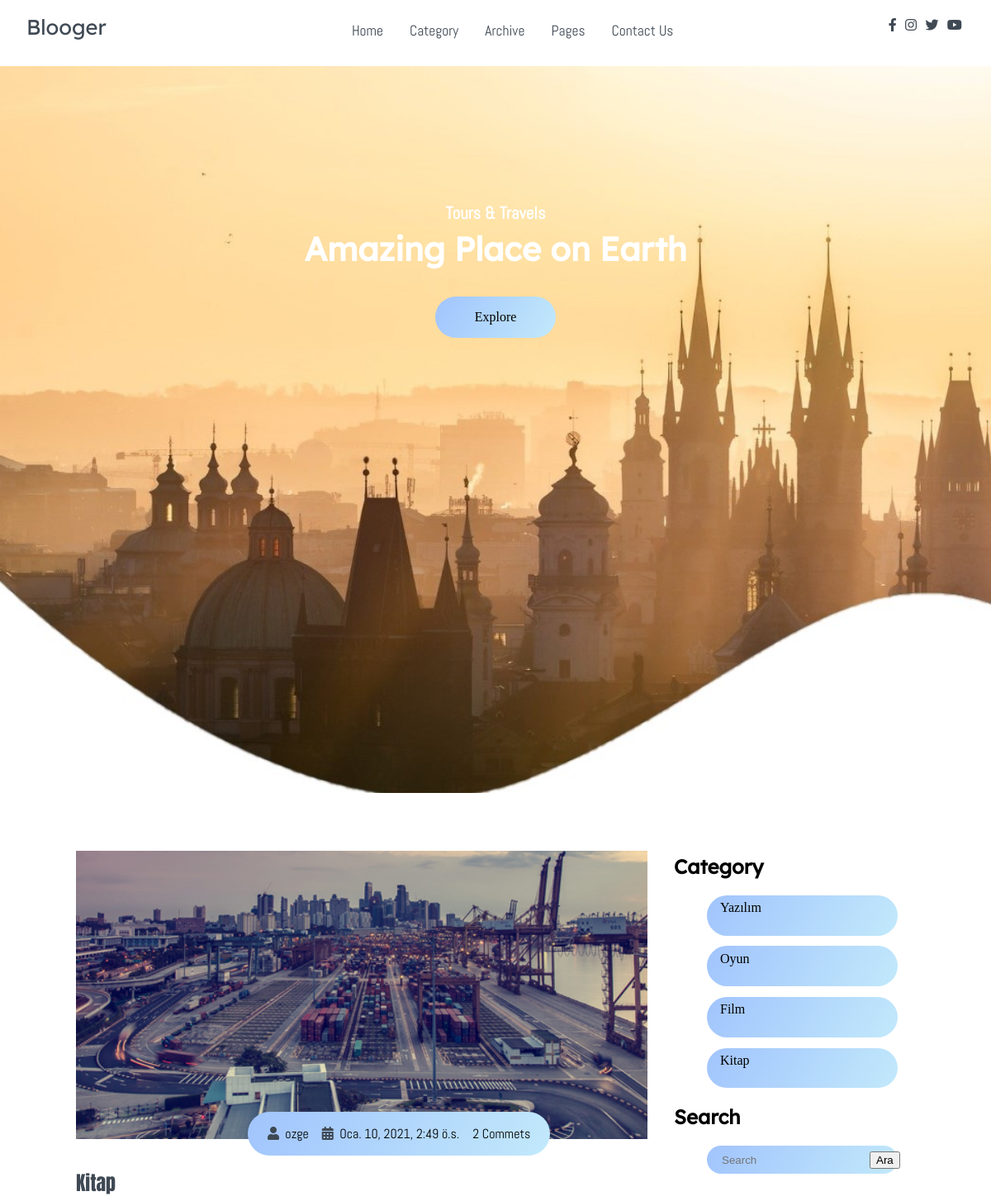
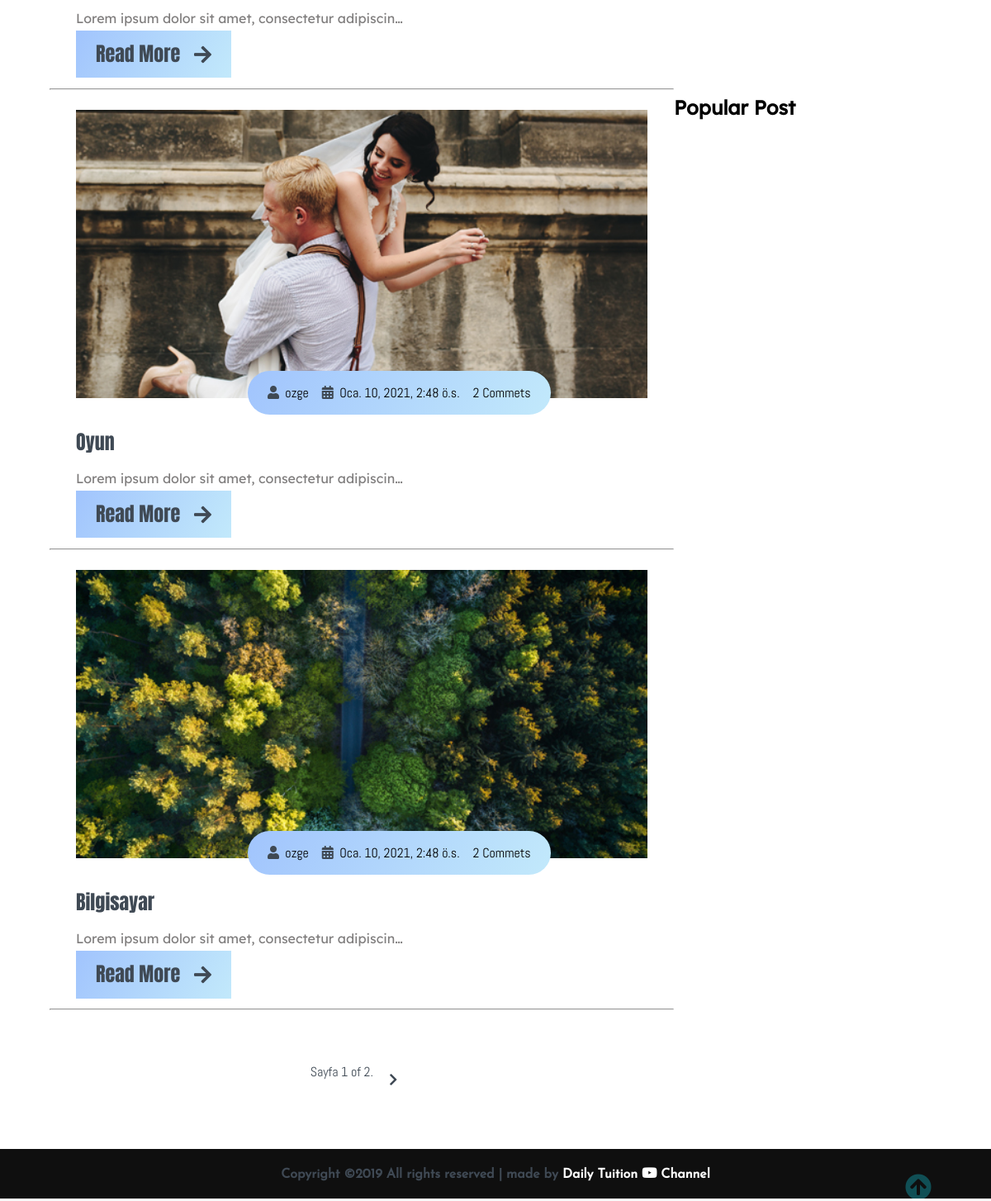
The page / on the database its author committed (2 pictures, top to bottom).
### blog/models.py (models this page shows, shortened)
class Post(models.Model):
    category = models.ForeignKey(Category,on_delete=models.CASCADE)
    user = models.ForeignKey('auth.User', related_name='post', on_delete=models.CASCADE)
    title = models.CharField(max_length=120, verbose_name='Başlık')
    content = models.TextField(verbose_name='İçerik')
    publishing_date =models.DateTimeField(verbose_name='Yayınlanma Tarihi', auto_now_add=True)
    image = models.ImageField(null=True, blank=True, upload_to='post')
    slug = models.SlugField(editable=False, unique=True)
    read = models.IntegerField(default = 0) #popüler post için
    def get_absolute_url(self):
        return reverse('detail', kwargs={'slug': self.slug})
    class Meta:
        ordering  = ['-publishing_date', 'id']

class Category(models.Model):
    title = models.CharField(max_length=200)
    slug = models.SlugField(max_length=200, default="")
    image = models.ImageField(null=True, blank=True, upload_to="category")

### blog/views.py (the view)
# urls.py: path('', index, name='index'),
def index(request):
    context = dict()
    post_list = Post.objects.all()
    query = request.GET.get('q')
    if query:
        post_list = post_list.filter(
            Q(title__icontains=query) | Q(content__icontains=query) | Q(user__first_name__icontains=query)
        ).distinct()
    paginator = Paginator(post_list, 3) # bir sayfada kaç tane görünmesi gerek
    page = request.GET.get('page')
    try:
        posts = paginator.page(page)
    except PageNotAnInteger:
        posts = paginator.page(1)
    except EmptyPage:
        posts = paginator.page(paginator.num_pages)
    context['posts'] = posts
    context['post_list'] = Post.objects.distinct()
    context['cat'] = Category.objects.all()
    context['popular_list'] = Post.objects.all().order_by('-read', '-id')[:3]
    return render(request, 'index.html', context)

### templates/index.html (shortened to what this page needs)
{% extends 'base.html' %}
{% load static %}
{% block content %}
    <main>
        <section class="site-title">
            <div class="site-background" data-aos="fade-up" data-aos-delay="100">
                <h3>Tours & Travels</h3>
                <h1>Amazing Place on Earth</h1>
                <button class="btn">Explore</button>
            </div>
        </section>
        <br><br><br>
        <section class="container">
            <div class="site-content">
                <div class="posts">
                   {% for post in posts %}
                    <div class="post-content" data-aos="zoom-in" data-aos-delay="200">
                        <div class="post-image">
                            <div>
                                {% if post.image %}
                                <img src="{{ post.image.url }}" class="img" alt="blog1">
                                {% else %}
                                <br>
                                {% endif %}
                            </div>
                            <div class="post-info flex-row">
                                <span><i class="fas fa-user text-gray"></i>&nbsp;&nbsp;{{post.user}}</span>
                                <span><i class="fas fa-calendar-alt text-gray"></i>&nbsp;&nbsp;{{post.publishing_date}}</span>
                                <span>2 Commets</span>
                            </div>
                        </div>
                        <div class="post-title">
                            <a href="#">{{post.title}}</a>
                            <p>{{post.content|truncatechars:50}}
                            </p>
                            <a href="{{post.get_absolute_url}}" class="btn post-btn">Read More &nbsp; <i class="fas fa-arrow-right"></i></a>
                        </div>
                    </div>
                    <hr>
                   {% endfor %}
                    <div class="pagination flex-row">
                        <span class="current">
                            Sayfa {{ posts.number }} of {{ posts.paginator.num_pages }}.
                        </span>
                        {% if posts.has_next %}
                        <a href="?page={{ posts.next_page_number }}{% if request.GET.q %}&q={{ request.GET.q }}{% endif %}"><i class="fas fa-chevron-right"></i></a>
                        {% endif %}
                    </div>
                </div>
                <aside class="sidebar">
                    <div class="category">
                        <h2>Category</h2>
                        <ul class="category-list">
                            {% for item in cat %}
                            <li class="list-items" data-aos="fade-left" data-aos-delay="100">
                                <a href="{% url 'category_show' category_slug=item.slug %}">{{item.title}}</a>
                                <br><br>
                            </li>
                            {% endfor %}
                        </ul>
                    </div>
                    <div class="category">
                        <h2>Search</h2>
                        <ul class="category-list">
                            <form action="" method="GET" role="search" >
                            <li class="list-items" data-aos="fade-left" data-aos-delay="100">
                                <input type="text" style="border: none; background: transparent; width:max-content" name="q" placeholder="Search" value="{{ request.GET.q }}">
                                <input type="submit" value="Ara">
                            </li>
                             </form>
                        </ul>
                    </div>
                    <div class="popular-post">
                        <h2>Popular Post</h2>
                        {% for item in popular_list %}
                        <div class="post-content" data-aos="flip-up" data-aos-delay="200">
                            <div class="post-image">
                                <div>
                                    {% if item.image %}
                                    <img src="{{ item.image.url }}" class="img" alt="blog1">
                                    {% else %}
                                    <br>
                                    {% endif %}
                                </div>
                                <div class="post-info flex-row">
                                    <span><i class="fas fa-calendar-alt text-gray"></i>&nbsp;&nbsp;{{item.publishing_date}}</span>
                                </div>
                            </div>
                            <div class="post-title">
                                <a href="{{item.get_absolute_url}}">{{item.title}}</a>
                            </div>
                        </div>
                        {% endfor %}
                    </div>
                </aside>
            </div>
        </section>
    </main>
 {% endblock %}

### templates/base.html
{% include 'header.html' %}
{% block content %}
{% endblock content %}
{% include 'footer.html' %}

### templates/header.html (shortened to what this page needs)
{% load static %}
<!DOCTYPE html>
<html lang="en">
<head>
    <link rel="stylesheet" href="{% static 'css/all.css' %}">
    <link rel="stylesheet" href="{% static 'css/owl.carousel.min.css' %}">
    <link rel="stylesheet" href="{% static 'css/owl.theme.default.min.css' %}">
    <link rel="stylesheet" href="{% static 'css/aos.css' %}">
    <link rel="stylesheet" href="{% static 'css/Style.css' %}">
</head>
<body>
    <nav class="nav">
        <div class="nav-menu flex-row">
            <div class="nav-brand">
                <a href="/" class="text-gray">Blooger</a>
            </div>
            <div>
                <ul class="nav-items">
                    <li class="nav-link">
                        <a href="#">Home</a>
                    </li>
                    <li class="nav-link">
                        <a href="#">Category</a>
                    </li>
                    <li class="nav-link">
                        <a href="#">Archive</a>
                    </li>
                    <li class="nav-link">
                        <a href="#">Pages</a>
                    </li>
                    <li class="nav-link">
                        <a href="#">Contact Us</a>
                    </li>
                </ul>
            </div>
            <div class="social text-gray">
                <a href="#"><i class="fab fa-facebook-f"></i></a>
                <a href="#"><i class="fab fa-instagram"></i></a>
                <a href="#"><i class="fab fa-twitter"></i></a>
                <a href="#"><i class="fab fa-youtube"></i></a>
            </div>
        </div>
    </nav>

### templates/footer.html (shortened to what this page needs)
{% load static %}
   <footer class="footer">
    <div class="rights flex-row">
        <h4 class="text-gray">
            Copyright ©2019 All rights reserved | made by
            <a href="www.youtube.com/c/dailytuition" target="_black">Daily Tuition <i class="fab fa-youtube"></i>
                Channel</a>
        </h4>
    </div>
    <div class="move-up">
        <span><i class="fas fa-arrow-circle-up fa-2x"></i></span>
    </div>
</footer>
</body>
</html>

### static/css/all.css (style rules this page uses)
.fa, .fas, .far, .fal, .fad, .fab { -moz-osx-font-smoothing: grayscale; -webkit-font-smoothing: antialiased; display: inline-block; font-style: normal; font-variant: normal; text-rendering: auto; line-height: 1; }
.fa-2x { font-size: 2em; }
.fa-arrow-circle-up:before { content: "\f0aa"; }
.fa-arrow-right:before { content: "\f061"; }
.fa-calendar-alt:before { content: "\f073"; }
.fa-chevron-right:before { content: "\f054"; }
.fa-facebook-f:before { content: "\f39e"; }
.fa-instagram:before { content: "\f16d"; }
.fa-twitter:before { content: "\f099"; }
.fa-user:before { content: "\f007"; }
.fa-youtube:before { content: "\f167"; }
.fab { font-family: 'Font Awesome 5 Brands'; }
.fa, .fas { font-family: 'Font Awesome 5 Free'; font-weight: 900; }

### rows shown on the page
Post: image (picture), user "ozge", publishing_date "Oca. 10, 2021, 2:49 ö.s.", title "Kitap", content "Lorem ipsum dolor sit amet, consectetur adipiscin…"
Post: image (picture), user "ozge", publishing_date "Oca. 10, 2021, 2:48 ö.s.", title "Oyun", content "Lorem ipsum dolor sit amet, consectetur adipiscin…"
Post: image (picture), user "ozge", publishing_date "Oca. 10, 2021, 2:48 ö.s.", title "Bilgisayar", content "Lorem ipsum dolor sit amet, consectetur adipiscin…"
Category: title "Yazılım"
Category: title "Oyun"
Category: title "Film"
Category: title "Kitap"

### other values the page prints
{{ posts.number }} "1"
{{ posts.paginator.num_pages }} "2"
